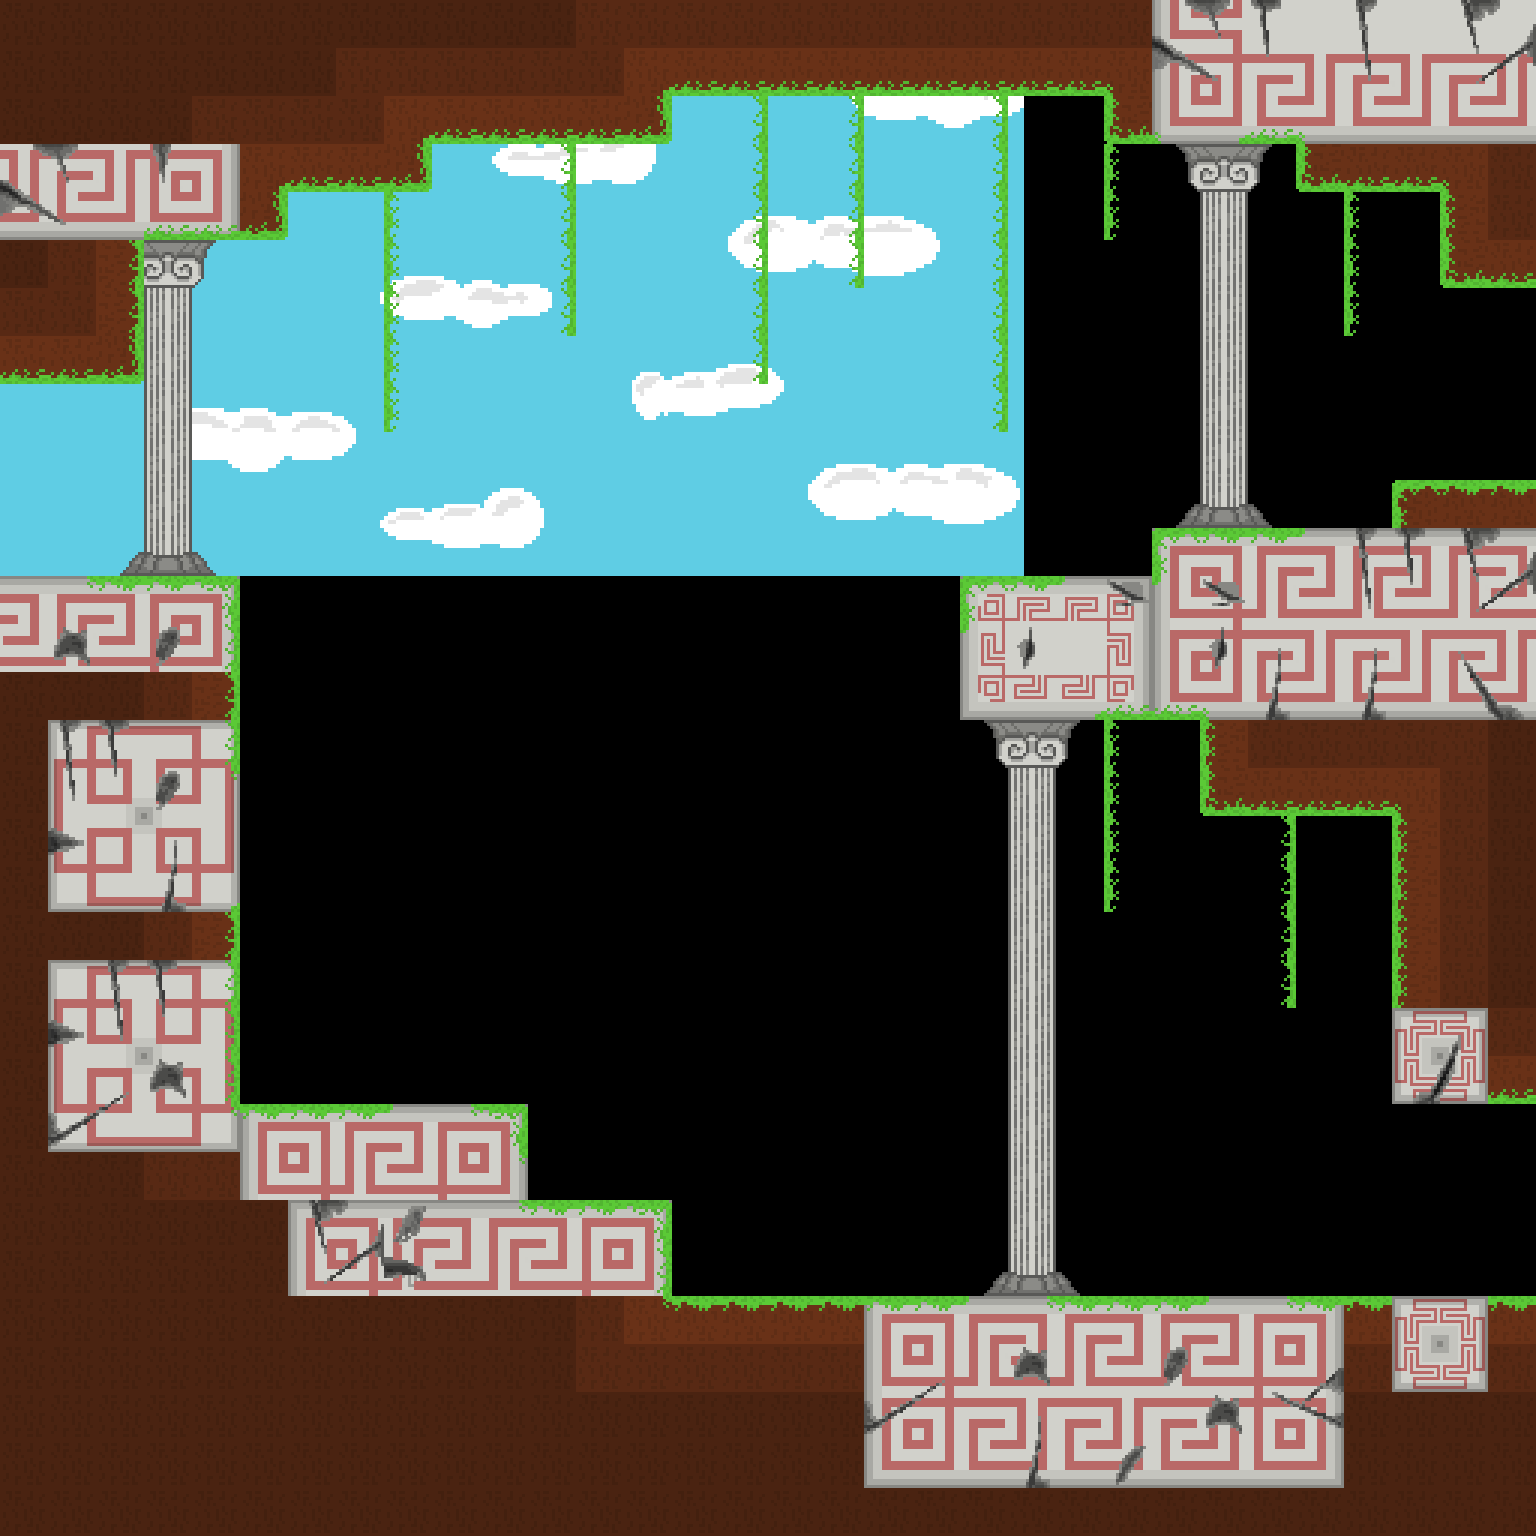

This is a level from a 2D game, rendered from its Tiled map with the project's own tilesets. A one-line summary and the map file follow, with tile-layer data summarised:
An orthogonal 32x32 tile map with 48x48 px tiles, 4 tile layers (back_tiles, back_second, front, front_second), 5 tilesets, 1 image layer and 36 objects (9x HazardGroundCrumble, 3x SpawnPoint, 3x EnemyCloudMelee, 3x Portal, EnemyCloudSummoner, ...).

<map version="1.11" tiledversion="1.11.0" orientation="orthogonal" renderorder="right-down" width="32" height="32" tilewidth="48" tileheight="48" infinite="0" nextlayerid="22" nextobjectid="375">
 <tileset firstgid="1" name="tileset01" tilewidth="48" tileheight="48" tilecount="176" columns="16">
  <image source="../tilesets/tileset01.png" width="768" height="528" />
 </tileset>
 <tileset firstgid="177" name="tileset02" tilewidth="48" tileheight="48" tilecount="121" columns="11">
  <image source="../tilesets/tileset02.png" width="528" height="528" />
 </tileset>
 <tileset firstgid="298" name="tileset03" tilewidth="48" tileheight="48" tilecount="306" columns="17">
  <image source="../tilesets/tileset03.png" width="816" height="864" />
 </tileset>
 <tileset firstgid="604" name="objects" tilewidth="48" tileheight="48" tilecount="64" columns="8">
  <image source="../tilesets/objects.png" width="384" height="384" />
 </tileset>
 <tileset firstgid="668" name="tileset04" tilewidth="48" tileheight="48" tilecount="240" columns="16">
  <image source="../tilesets/tileset04.png" width="768" height="720" />
 </tileset>
 <imagelayer id="17" name="Image Layer 1">
  <image source="../Backgrounds/ground_back.png" width="1024" height="576" />
  <properties>
   <property name="depth" type="int" value="3000" />
   <property name="parallax_x" type="float" value="1" />
   <property name="parallax_y" type="float" value="1" />
   <property name="repeat_y" type="bool" value="true" />
  </properties>
 </imagelayer>
 <layer id="11" name="back_tiles" width="32" height="32">
  <properties>
   <property name="depth" type="int" value="1050" />
   <property name="tileset" type="int" value="4" />
  </properties>
  <data>[1024 cells, 464 non-empty, 69 distinct tile ids]</data>
 </layer>
 <layer id="21" name="back_second" width="32" height="32">
  <properties>
   <property name="depth" type="int" value="1000" />
   <property name="tileset" type="int" value="4" />
  </properties>
  <data>[1024 cells, 211 non-empty, 56 distinct tile ids]</data>
 </layer>
 <layer id="12" name="front" width="32" height="32">
  <properties>
   <property name="depth" type="int" value="950" />
   <property name="tileset" type="int" value="0" />
  </properties>
  <data>[1024 cells, 0 non-empty, 0 distinct tile ids]</data>
 </layer>
 <layer id="20" name="front_second" width="32" height="32">
  <properties>
   <property name="depth" type="int" value="900" />
   <property name="tileset" type="int" value="2" />
  </properties>
  <data>[1024 cells, 0 non-empty, 0 distinct tile ids]</data>
 </layer>
 <objectgroup color="#ffaa00" id="16" name="spawnpoints">
  <object id="170" type="SpawnPoint" x="1488" y="288" width="48" height="48">
   <properties>
    <property name="id" type="int" value="1" />
   </properties>
  </object>
  <object id="368" type="SpawnPoint" x="1488" y="1104" width="48" height="48">
   <properties>
    <property name="id" type="int" value="2" />
   </properties>
  </object>
  <object id="338" type="SpawnPoint" x="0" y="384" width="48" height="48">
   <properties>
    <property name="id" type="int" value="0" />
   </properties>
  </object>
 </objectgroup>
 <objectgroup id="14" name="objects">
  <object id="354" type="HazardGroundCrumble" x="528" y="576" width="48" height="48" />
  <object id="357" type="HazardGroundCrumble" x="624" y="576" width="48" height="48" />
  <object id="358" type="HazardGroundCrumble" x="768" y="576" width="48" height="48" />
  <object id="359" type="HazardGroundCrumble" x="816" y="576" width="48" height="48" />
  <object id="360" type="HazardGroundCrumble" x="864" y="576" width="48" height="48" />
  <object id="361" type="HazardGroundCrumble" x="912" y="576" width="48" height="48" />
  <object id="362" type="HazardGroundCrumble" x="672" y="576" width="48" height="48" />
  <object id="363" type="HazardGroundCrumble" x="720" y="576" width="48" height="48" />
  <object id="364" type="HazardGroundCrumble" x="576" y="576" width="48" height="48" />
  <object id="370" type="EnemyCloudSummoner" x="1008" y="960" width="64" height="48">
   <properties>
    <property name="initial_y" type="int" value="864" />
   </properties>
  </object>
  <object id="371" type="EnemyCloudMelee" x="864" y="1056" width="64" height="48" />
  <object id="372" type="EnemyCloudMelee" x="1200" y="1056" width="64" height="48" />
  <object id="373" type="EnemyCloudMelee" x="912" y="336" width="64" height="48" />
  <object id="374" type="Checkpoint" x="240" y="912" width="288" height="192">
   <properties>
    <property name="room_id" type="int" value="50" />
    <property name="x" type="int" value="336" />
    <property name="y" type="int" value="1055" />
   </properties>
  </object>
 </objectgroup>
 <objectgroup color="#0000ff" id="13" name="walls">
  <properties>
   <property name="isWallLayer" type="bool" value="true" />
  </properties>
  <object id="271" x="144" y="192" width="144" height="48" />
  <object id="318" x="144" y="144" width="288" height="48" />
  <object id="319" x="0" y="576" width="240" height="960" />
  <object id="320" x="144" y="96" width="528" height="48" />
  <object id="345" x="960" y="576" width="192" height="144" />
  <object id="346" x="1152" y="528" width="48" height="192" />
  <object id="349" x="1296" y="144" width="144" height="48" />
  <object id="215" x="1104" y="96" width="336" height="48" />
  <object id="316" x="1200" y="528" width="192" height="288" />
  <object id="218" x="0" y="0" width="144" height="384" />
  <object id="322" x="144" y="0" width="1296" height="96" />
  <object id="313" x="1392" y="480" width="144" height="624" />
  <object id="314" x="240" y="1104" width="288" height="96" />
  <object id="340" x="240" y="1200" width="432" height="96" />
  <object id="341" x="240" y="1296" width="1296" height="240" />
  <object id="339" x="1440" y="0" width="96" height="288" />
 </objectgroup>
 <objectgroup color="#00ff00" id="15" name="doors">
  <object id="169" type="Portal" x="1584" y="288" width="48" height="192">
   <properties>
    <property name="horizontal" type="bool" value="false" />
    <property name="id_point" type="int" value="1" />
    <property name="id_room" type="int" value="56" />
   </properties>
  </object>
  <object id="369" type="Portal" x="1584" y="1104" width="48" height="192">
   <properties>
    <property name="horizontal" type="bool" value="false" />
    <property name="id_point" type="int" value="0" />
    <property name="id_room" type="int" value="51" />
   </properties>
  </object>
  <object id="337" type="Portal" x="-96" y="384" width="48" height="192">
   <properties>
    <property name="horizontal" type="bool" value="false" />
    <property name="id_point" type="int" value="1" />
    <property name="id_room" type="int" value="49" />
   </properties>
  </object>
 </objectgroup>
</map>
